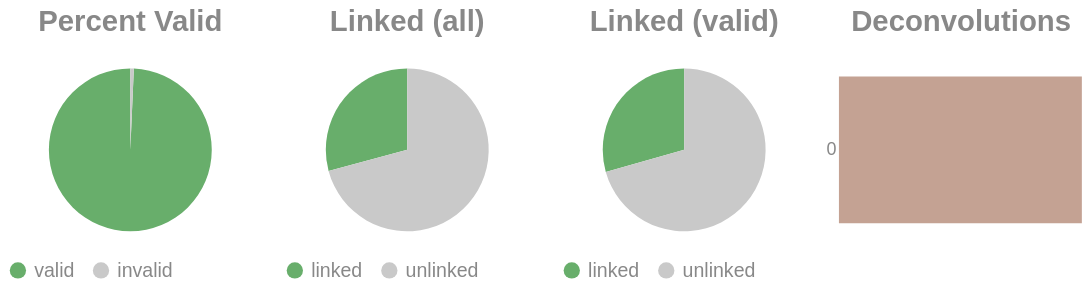

The notebook cell saved with this chart:
### Code cell
if SKIPLR:
    pass
else:
    clash = Counter()
    for i in valids['molecule'].to_list():
        _mol = i.split("-")
        if len(_mol) == 1:
            clash.update('0')
        else:
            clash.update(_mol[-1])

    _d = {"deconvolutions": [], 'count': []}
    for k,v in clash.items():
        _d['deconvolutions'].append(k)
        _d['count'].append(v)

    tot_valid = valids['reads'].sum()
    mask = valids['reads'] >= 2
    n_linked_reads = valids.filter(mask)['reads'].sum()
    if n_linked_reads == 0:
        print_html("No linked molecules (>=2 reads) were detected; skipping linked-only distributions.")
        SKIPLR = True
    else:
        perc_valid = round(tot_valid / n_reads, 4)
        linked_perc_abs = round(n_linked_reads / n_reads, 4)
        linked_perc = round(n_linked_reads / tot_valid, 4)

    _valid = pl.DataFrame({"valids": ['valid', 'invalid'], "count": [tot_valid, n_reads - tot_valid]})
    _linked_abs = pl.DataFrame({"linked (absolute)": ['linked', 'unlinked'], "count": [n_linked_reads, n_reads - n_linked_reads]})
    _linked_rel = pl.DataFrame({"linked (valids)": ['linked', 'unlinked'], "count": [n_linked_reads, tot_valid - n_linked_reads]})

    (
        alt.hconcat(
            piechart(_valid, goodval = 'valid', title = "Percent Valid"),
            piechart(_linked_abs, goodval = "linked", title =  "Linked (all)"),
            piechart(_linked_rel, goodval = "linked", title =  "Linked (valid)"),
            convolutionbar(pl.DataFrame(_d), title = "Deconvolutions"),
            center = True,
            bounds = 'flush'
        )
        .resolve_scale(color='independent')
        .resolve_legend('independent')
        .properties(usermeta={'embedOptions': {"actions": False}})
    ).display()

### Figure 1 — Vega-Lite specification as saved in the notebook (floating-point values rounded to 4 significant figures)
{"width": "container", "height": 400, "config": {"title": {"anchor": "start", "dy": -15, "fontSize": 18, "color": "#888888", "subtitleColor": "#888888", "subtitleFontSize": 14}, "arc": {"fill": "#0072B2"}, "axis": {"domainColor": "#888888", "domainWidth": 0.5, "gridWidth": 0.2, "grid": false, "titleFontWeight": 400, "titleFontSize": 15, "labelFontSize": 11, "labelColor": "#888888", "tickColor": "#888888", "tickWidth": 0.2, "titleColor": "#888888"}, "axisBand": {"grid": false}, "axisX": {"grid": true, "tickSize": 10, "domainCap": "round"}, "axisY": {"domain": false, "grid": true, "tickSize": 0, "domainCap": "round"}, "background": "transparent", "header": {"labelFontSize": 15, "labelColor": "#888888", "titleFontSize": 15, "titleFontWeight": 600, "titleColor": "#888888"}, "legend": {"labelFont": "sans-serif", "labelFontSize": 12, "labelColor": "#888888", "symbolSize": 100, "symbolType": "circle", "titleFontSize": 12, "titlePadding": 10, "titleColor": "#888888", "title": null}, "range": {"category": ["#E69F00", "#56B4E9", "#009E73", "#F0E442", "#0072B2", "#D55E00", "#CC79A7", "#000000"], "diverging": ["#cfe8f3", "#a2d4ec", "#73bfe2", "#46abdb", "#1696d2", "#12719e"]}, "area": {"fill": "#0072B2", "fillOpacity": 0.7, "line": true, "strokeOpacity": 0.7}, "line": {"color": "#0072B2", "stroke": "#0072B2", "strokeWidth": 2}, "trail": {"color": "#0072B2", "stroke": "#0072B2", "strokeWidth": 0, "size": 1}, "point": {"filled": true, "fillOpacity": 1.0, "size": 95}, "text": {"color": "#888888", "fontSize": 11, "align": "right", "fontWeight": 400, "size": 11}, "bar": {"fill": "#0072B2", "stroke": null}, "view": {"stroke": null, "continuousWidth": 660, "continuousHeight": 400}}, "hconcat": [{"data": {"name": "data-9c2d5f629eeaacb659218b6313ffc85f"}, "mark": {"type": "arc"}, "encoding": {"color": {"field": "valids", "legend": {"orient": "bottom", "title": null}, "scale": {"domain": ["valid", "invalid"], "range": ["#68ae6b", "#C9C9C9"]}, "title": "Valids", "type": "nominal"}, "theta": {"field": "count", "type": "quantitative"}, "tooltip": [{"field": "valids", "title": "Valids", "type": "ordinal"}, {"field": "percent", "format": ".2%", "title": "Percent", "type": "quantitative"}, {"field": "count", "title": "Count", "type": "quantitative"}]}, "height": 100, "title": {"text": "Percent Valid", "align": "center", "anchor": "middle"}, "transform": [{"calculate": "datum.count / 544333", "as": "percent"}], "width": 150}, {"data": {"name": "data-0f9ed099ac90fe1413066475879db896"}, "mark": {"type": "arc"}, "encoding": {"color": {"field": "linked (absolute)", "legend": {"orient": "bottom", "title": null}, "scale": {"domain": ["linked", "unlinked"], "range": ["#68ae6b", "#C9C9C9"]}, "title": "Linked (Absolute)", "type": "nominal"}, "theta": {"field": "count", "type": "quantitative"}, "tooltip": [{"field": "linked (absolute)", "title": "Linked (Absolute)", "type": "ordinal"}, {"field": "percent", "format": ".2%", "title": "Percent", "type": "quantitative"}, {"field": "count", "title": "Count", "type": "quantitative"}]}, "height": 100, "title": {"text": "Linked (all)", "align": "center", "anchor": "middle"}, "transform": [{"calculate": "datum.count / 544333", "as": "percent"}], "width": 150}, {"data": {"name": "data-507b9387c1b891ca3576ed015c2fac75"}, "mark": {"type": "arc"}, "encoding": {"color": {"field": "linked (valids)", "legend": {"orient": "bottom", "title": null}, "scale": {"domain": ["linked", "unlinked"], "range": ["#68ae6b", "#C9C9C9"]}, "title": "Linked (Valids)", "type": "nominal"}, "theta": {"field": "count", "type": "quantitative"}, "tooltip": [{"field": "linked (valids)", "title": "Linked (Valids)", "type": "ordinal"}, {"field": "percent", "format": ".2%", "title": "Percent", "type": "quantitative"}, {"field": "count", "title": "Count", "type": "quantitative"}]}, "height": 100, "title": {"text": "Linked (valid)", "align": "center", "anchor": "middle"}, "transform": [{"calculate": "datum.count / 540579", "as": "percent"}], "width": 150}, {"data": {"name": "data-35dff5e4b1f679953742c21a8b1627ea"}, "mark": {"type": "bar"}, "encoding": {"color": {"field": "deconvolutions", "legend": null, "scale": {"scheme": "lightgreyred"}, "type": "nominal"}, "tooltip": [{"field": "deconvolutions", "title": "Deconvolutions", "type": "ordinal"}, {"field": "percent", "format": ".2%", "title": "Percent", "type": "quantitative"}, {"field": "count", "title": "Count", "type": "quantitative"}], "x": {"axis": null, "field": "count", "type": "quantitative"}, "y": {"field": "deconvolutions", "sort": "ascending", "title": null, "type": "nominal"}}, "height": 100, "title": {"text": "Deconvolutions", "align": "center", "anchor": "middle"}, "transform": [{"calculate": "datum.count / 447363", "as": "percent"}], "width": 150}], "bounds": "flush", "center": true, "resolve": {"legend": {"angle": "independent"}, "scale": {"color": "independent"}}, "usermeta": {"embedOptions": {"actions": false}}, "$schema": "https://vega.github.io/schema/vega-lite/v6.1.0.json", "datasets": {"data-9c2d5f629eeaacb659218b6313ffc85f": [{"valids": "valid", "count": 540579}, {"valids": "invalid", "count": 3754}], "data-0f9ed099ac90fe1413066475879db896": [{"linked (absolute)": "linked", "count": 158726}, {"linked (absolute)": "unlinked", "count": 385607}], "data-507b9387c1b891ca3576ed015c2fac75": [{"linked (valids)": "linked", "count": 158726}, {"linked (valids)": "unlinked", "count": 381853}], "data-35dff5e4b1f679953742c21a8b1627ea": [{"deconvolutions": "0", "count": 447363}]}}
